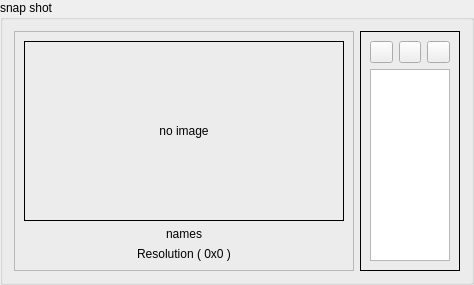
            <widget class="QGroupBox" name="previewSnapShot_Gb">
             <property name="title">
              <string>snap shot</string>
             </property>
             <layout class="QHBoxLayout" name="horizontalLayout" stretch="2,0">
              <item>
               <widget class="QFrame" name="snapShotImage_F">
                <property name="frameShape">
                 <enum>QFrame::Shape::StyledPanel</enum>
                </property>
                <property name="frameShadow">
                 <enum>QFrame::Shadow::Raised</enum>
                </property>
                <layout class="QVBoxLayout" name="verticalLayout_8" stretch="2,0,0">
                 <item>
                  <widget class="PreviewLabel" name="previewSnapShot_Lb">
                   <property name="minimumSize">
                    <size>
                     <width>320</width>
                     <height>180</height>
                    </size>
                   </property>
                   <property name="frameShape">
                    <enum>QFrame::Shape::Box</enum>
                   </property>
                   <property name="text">
                    <string>no image</string>
                   </property>
                   <property name="alignment">
                    <set>Qt::AlignmentFlag::AlignCenter</set>
                   </property>
                  </widget>
                 </item>
                 <item>
                  <widget class="QLabel" name="previewSnapShotNames_Lb">
                   <property name="text">
                    <string>names</string>
                   </property>
                   <property name="alignment">
                    <set>Qt::AlignmentFlag::AlignCenter</set>
                   </property>
                  </widget>
                 </item>
                 <item>
                  <widget class="QLabel" name="previewSnapShotResolution_Lb">
                   <property name="text">
                    <string>Resolution ( 0x0 )</string>
                   </property>
                   <property name="alignment">
                    <set>Qt::AlignmentFlag::AlignCenter</set>
                   </property>
                  </widget>
                 </item>
                </layout>
               </widget>
              </item>
              <item>
               <widget class="QFrame" name="openPreviewImage_F">
                <property name="minimumSize">
                 <size>
                  <width>60</width>
                  <height>0</height>
                 </size>
                </property>
                <property name="maximumSize">
                 <size>
                  <width>100</width>
                  <height>16777215</height>
                 </size>
                </property>
                <property name="frameShape">
                 <enum>QFrame::Shape::Box</enum>
                </property>
                <property name="frameShadow">
                 <enum>QFrame::Shadow::Plain</enum>
                </property>
                <layout class="QVBoxLayout" name="verticalLayout_12">
                 <item>
                  <layout class="QHBoxLayout" name="openPreviewImage_H">
                   <item>
                    <widget class="QPushButton" name="openPreviewImage_Btn">
                     <property name="minimumSize">
                      <size>
                       <width>20</width>
                       <height>0</height>
                      </size>
                     </property>
                     <property name="text">
                      <string/>
                     </property>
                     <property name="icon">
                      <iconset theme="QIcon::ThemeIcon::EditFind"/>
                     </property>
                    </widget>
                   </item>
                   <item>
                    <widget class="QPushButton" name="openPreviewImageFolder_Btn">
                     <property name="minimumSize">
                      <size>
                       <width>20</width>
                       <height>0</height>
                      </size>
                     </property>
                     <property name="text">
                      <string/>
                     </property>
                     <property name="icon">
                      <iconset theme="QIcon::ThemeIcon::DocumentOpen"/>
                     </property>
                    </widget>
                   </item>
                   <item>
                    <widget class="QPushButton" name="reloadPreviewImage_Btn">
                     <property name="minimumSize">
                      <size>
                       <width>20</width>
                       <height>0</height>
                      </size>
                     </property>
                     <property name="text">
                      <string/>
                     </property>
                     <property name="icon">
                      <iconset theme="QIcon::ThemeIcon::ViewRefresh"/>
                     </property>
                    </widget>
                   </item>
                  </layout>
                 </item>
                 <item>
                  <widget class="QListWidget" name="previewImage_Lw">
                   <property name="minimumSize">
                    <size>
                     <width>60</width>
                     <height>0</height>
                    </size>
                   </property>
                   <property name="iconSize">
                    <size>
                     <width>32</width>
                     <height>32</height>
                    </size>
                   </property>
                   <property name="movement">
                    <enum>QListView::Movement::Static</enum>
                   </property>
                   <property name="resizeMode">
                    <enum>QListView::ResizeMode::Adjust</enum>
                   </property>
                   <property name="spacing">
                    <number>6</number>
                   </property>
                   <property name="gridSize">
                    <size>
                     <width>60</width>
                     <height>70</height>
                    </size>
                   </property>
                   <property name="viewMode">
                    <enum>QListView::ViewMode::IconMode</enum>
                   </property>
                  </widget>
                 </item>
                </layout>
               </widget>
              </item>
             </layout>
            </widget>
